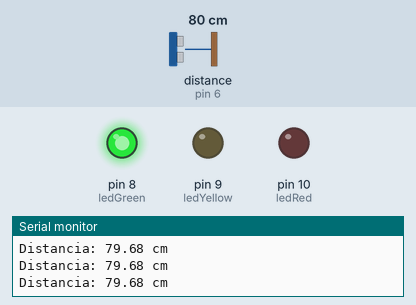
This sketch was run on a simulated Arduino Uno, built with avr-gcc and run on an emulated ATmega328P. Shown: output pins drawn as LEDs (lit = HIGH), the last lines printed to the serial monitor. Wiring (inferred from the names in the program): ultrasonic range finder: trigger pin 7; echo pin 6. Inputs (shaded band) come from the test bench; at power-on: distance to the obstacle (sensor on pin 6) 80 cm. The echo pulse lasts 58.3 µs per cm; pins used as bus, display or sensor lines are not drawn.

Above: at 1.2 s.
1.3 s: distance to the obstacle (sensor on pin 6) set to 29 cm
2.8 s: distance to the obstacle (sensor on pin 6) set to 23 cm
At 3.1 s:
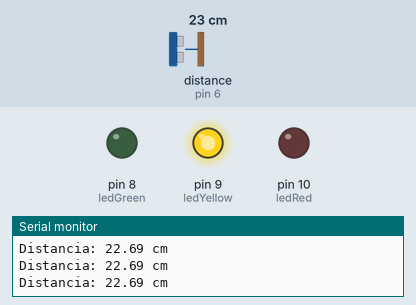
4.3 s: distance to the obstacle (sensor on pin 6) set to 4 cm
At 5.5 s:
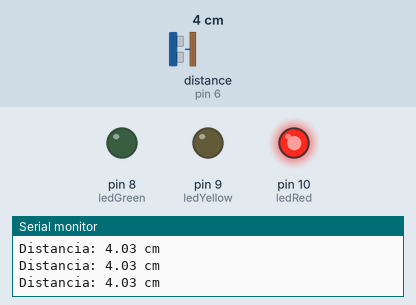
5.8 s: distance to the obstacle (sensor on pin 6) set to 18 cm
At 6.2 s:
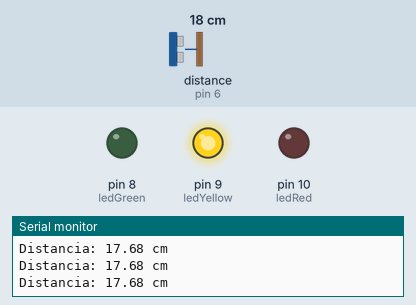
7.3 s: distance to the obstacle (sensor on pin 6) set to 2 cm
At 8.5 s:
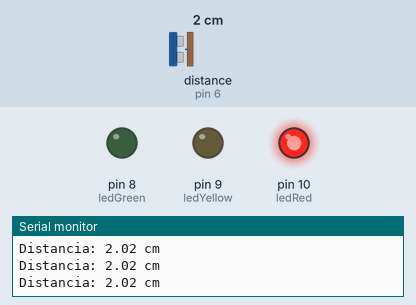
Timing chart, 0 to 9.9 s (numbered marks = the images above; inputs shaded):
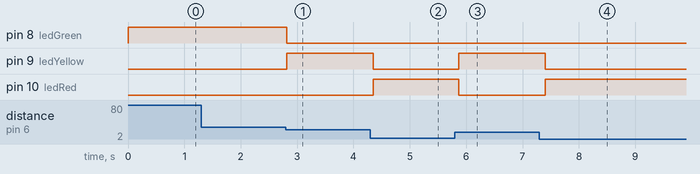

The sketch:

SensorDeProximidade.ino
```cpp
// Definição dos pinos do Sensor HC-SR04
const int trigPin = 7;
const int echoPin = 6;

// Definição dos pinos dos LEDs
const int ledRed = 10;
const int ledYellow = 9;
const int ledGreen = 8;

void setup() {
  // Inicializa a comunicação serial
  Serial.begin(9600);

  // Configura os pinos
  pinMode(trigPin, OUTPUT);
  pinMode(echoPin, INPUT);
  pinMode(ledRed, OUTPUT);
  pinMode(ledYellow, OUTPUT);
  pinMode(ledGreen, OUTPUT);
}

void loop() {
  // 1. Garante o TRIG limpo em LOW (conforme datasheet)
  digitalWrite(trigPin, LOW);
  delayMicroseconds(2);

  // 2. Dispara o pulso TRIG em HIGH por exatos 10 microssegundos
  digitalWrite(trigPin, HIGH);
  delayMicroseconds(10);
  digitalWrite(trigPin, LOW);

  // 3. Lê o tempo de eco com timeout de segurança (30ms = 30000us)
  unsigned long duration = pulseIn(echoPin, HIGH, 30000);

  // 4. Verifica se houve retorno válido
  if (duration == 0) {
    Serial.println("Fora de alcance (0)");
    // Acende apenas o LED verde indicando espaço livre
    digitalWrite(ledRed, LOW);
    digitalWrite(ledYellow, LOW);
    digitalWrite(ledGreen, HIGH);
  } else {
    // 5. Cálculo oficial da distância em centímetros (Velocidade do som = 0.0343 cm/us / 2)
    float distance = (duration * 0.0343) / 2.0;

    // Exibe no Monitor Serial
    Serial.print("Distancia: ");
    Serial.print(distance);
    Serial.println(" cm");

    // 6. Controle dos LEDs baseado na distância medida
    if (distance > 0 && distance < 10) {
      // Menor que 10 cm: LED Vermelho aceso (Alerta)
      digitalWrite(ledRed, HIGH);
      digitalWrite(ledYellow, LOW);
      digitalWrite(ledGreen, LOW);
    }
    else if (distance >= 10 && distance < 25) {
      // Entre 10 cm e 25 cm: LED Amarelo aceso (Atenção)
      digitalWrite(ledRed, LOW);
      digitalWrite(ledYellow, HIGH);
      digitalWrite(ledGreen, LOW);
    }
    else {
      // Maior ou igual a 25 cm: LED Verde aceso (Seguro)
      digitalWrite(ledRed, LOW);
      digitalWrite(ledYellow, LOW);
      digitalWrite(ledGreen, HIGH);
    }
  }

  // 7. Intervalo recomendado pelo datasheet (> 60ms) para evitar eco residual
  delay(100);
}
```

Measured:
- the behaviour switches between 26 and 25 cm on distance to the obstacle (sensor on pin 6) (found by bisection; images 0 and 1)
- after the input at 2.8 s, pin 8 (ledGreen): HIGH → LOW at once; pin 9 (ledYellow): LOW → HIGH at once
- after the input at 4.3 s, pin 9 (ledYellow): HIGH → LOW after 0.05 s; pin 10 (ledRed): LOW → HIGH after 0.05 s
- after the input at 5.8 s, pin 9 (ledYellow): LOW → HIGH after 0.07 s; pin 10 (ledRed): HIGH → LOW after 0.07 s
- after the input at 7.3 s, pin 9 (ledYellow): HIGH → LOW after 0.10 s; pin 10 (ledRed): LOW → HIGH after 0.10 s
